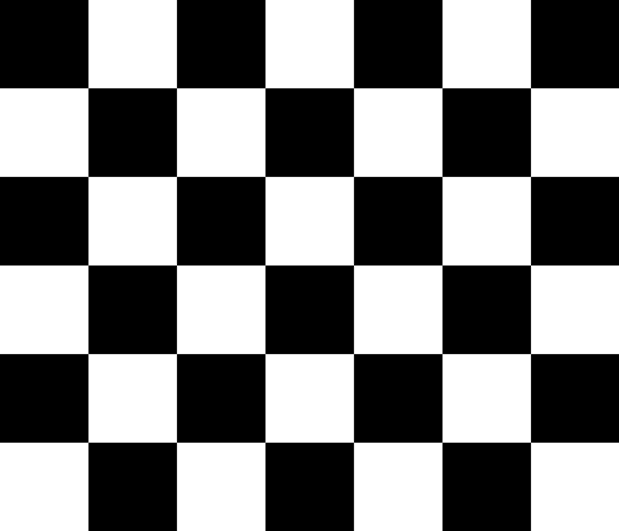
#> input picture KG_OpenCV/aruco/source/5x6.png, 619 x 531 px
$ python aruco_1.py
#> lines starting #> are read from the running program, lines starting #| are printed output that depends on the picture; after the words box and inside, x2 and y2 are one past the last pixel; in counts of white or black regions, pixels touching at a corner belong together
# 카메라 보정 (aruco_1_2.py와 CHECKERBOARD = (7, 6)만 다름)
# https://calib.io/pages/camera-calibration-pattern-generator

import cv2
import numpy as np
import os

# 체스보드 패턴의 내부 코너 수를 설정합니다.
CHECKERBOARD = (6, 5)
criteria = (cv2.TERM_CRITERIA_EPS + cv2.TERM_CRITERIA_MAX_ITER, 30, 0.001)

# 3D 점과 2D 점을 저장할 배열을 초기화합니다.
objpoints = []  # 3D 점 (체스보드의 실제 크기 좌표)
imgpoints = []  # 2D 점 (이미지 내의 좌표)

# 체스보드의 3D 점들을 초기화합니다.
objp = np.zeros((CHECKERBOARD[0] * CHECKERBOARD[1], 3), np.float32)
objp[:, :2] = np.mgrid[0:CHECKERBOARD[0], 0:CHECKERBOARD[1]].T.reshape(-1, 2)
objp *= 15  # 각 체스보드 셀의 크기가 15mm

# 체스보드 이미지들을 읽어옵니다.
image_paths = ['source/5x6.png']  # 이미지 파일 경로를 설정합니다.

print(f"Found {len(image_paths)} images")

for fname in image_paths:
    img = cv2.imread(fname)
#> img is the input picture: shape (531, 619, 3); min 0, max 255, mean 127.5
    if img is None:
        print(f"Failed to load image {fname}")
        continue

    gray = cv2.cvtColor(img, cv2.COLOR_BGR2GRAY)

    # 이미지 대비 조정
    gray = cv2.equalizeHist(gray)
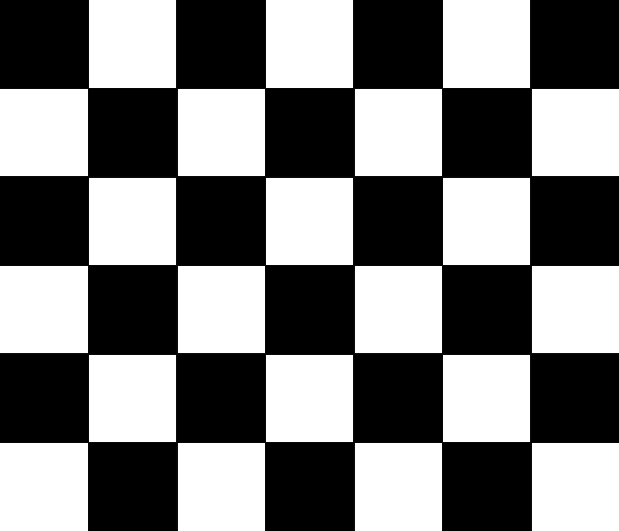
#> gray: shape (531, 619); min 0, max 255, mean 124.2

    # 체스보드 코너 찾기
    ret, corners = cv2.findChessboardCorners(gray, CHECKERBOARD, None)
#> ret = True; corners = 30 rows, first 8: [88.17, 87.81], [176.8, 88.28], [265.2, 87.81], [353.8, 88.28], [442.2, 87.81], [530.2, 87.71], [87.71, 176.2], [175.5, 177.5]

    if ret:
        objpoints.append(objp)
        corners2 = cv2.cornerSubPix(gray, corners, (11, 11), (-1, -1), criteria)
#> corners2 = 30 rows, first 8: [87.99, 87.99], [176.5, 87.98], [265, 87.98], [353.5, 87.98], [442, 87.98], [530.5, 87.98], [87.99, 176.5], [176.5, 176.5]
        imgpoints.append(corners2)

        img = cv2.drawChessboardCorners(img, CHECKERBOARD, corners2, ret)
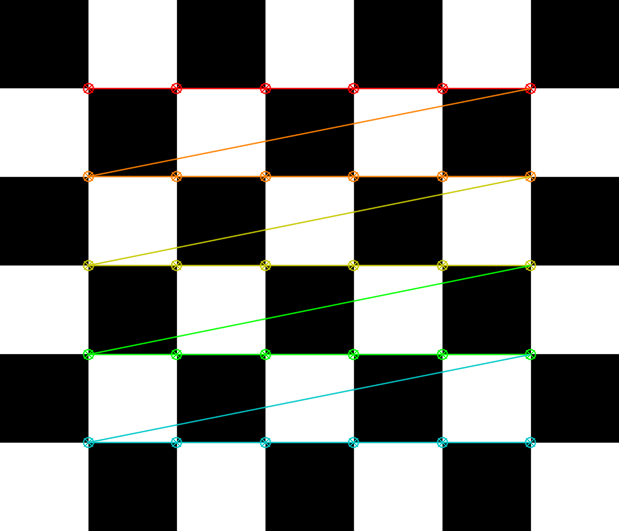
#> img: shape (531, 619, 3); 4.38% of pixels changed, all inside (x1, y1, x2, y2) = (82, 82, 537, 449)
        cv2.imshow('img', img)
        cv2.waitKey(0)  # 사용자가 키를 누를 때까지 기다립니다.
    else:
        print(f"Chessboard corners not found in image {fname}")

cv2.destroyAllWindows()

if len(objpoints) == 0 or len(imgpoints) == 0:
    print("No chessboard corners were found in any image. Exiting.")
    exit()

# 카메라 보정을 수행합니다.
ret, camera_matrix, dist_coeffs, rvecs, tvecs = cv2.calibrateCamera(objpoints, imgpoints, gray.shape[::-1], None, None)
#> ret = 0.00404; camera_matrix = [[47804.5, 0, 316.6], [0, 47807.7, 268.6], [0, 0, 1]]; dist_coeffs = [[-0.969, -3.12e-05, -0.00139, -0.000813, -5.54e-10]]; rvecs = ([-0.00167, 0.00108, -1.74e-06],); tvecs = ([-38.75, -30.61, 8102.1],)

# 결과를 출력합니다.
print("Camera matrix : \n", camera_matrix)
#| Camera matrix :
#|  [[4.78044650e+04 0.00000000e+00 3.16630603e+02]
#|  [0.00000000e+00 4.78076957e+04 2.68603569e+02]
#|  [0.00000000e+00 0.00000000e+00 1.00000000e+00]]
print("Distortion coefficients : \n", dist_coeffs)
#| Distortion coefficients :
#|  [[-9.69214945e-01 -3.11714465e-05 -1.38692737e-03 -8.13276113e-04
#|   -5.54158257e-10]]

# 보정된 행렬과 왜곡 계수를 저장합니다.
np.save('source\camera_matrix.npy', camera_matrix)
np.save('source\dist_coeffs.npy', dist_coeffs)
